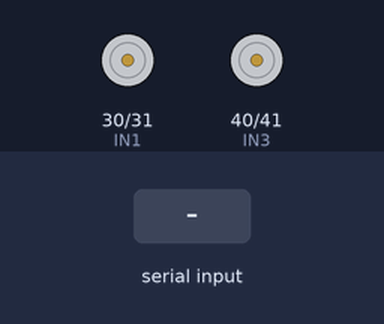
Bench run of a sketch on a simulated Arduino Mega 2560, built with avr-gcc and run on an emulated ATmega2560. On the bench: motor-driver pin pairs drawn as motors (green arrow = first pin HIGH = forward, orange = second pin HIGH = backward, longer = more drive, scaled by the enable pin). Inputs (shaded band) come from the test bench. What the sketch prints to the serial monitor is not drawn.

Above: at 1.2 s.
1.3 s: "T" received over Serial
At 1.6 s:
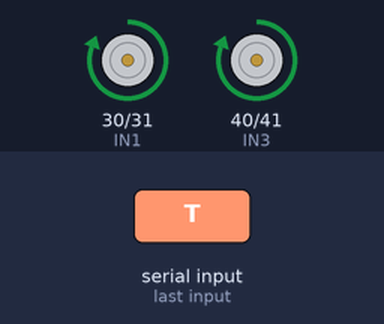
At 8.6 s:
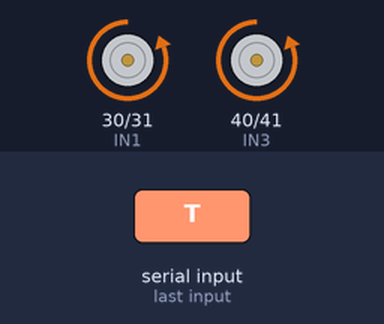
Timing chart, 0 to 10.8 s (numbered marks = the images above; inputs shaded):
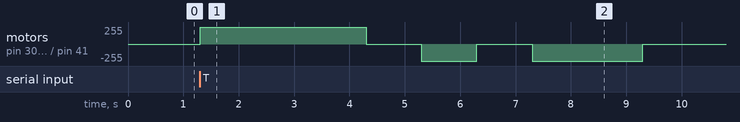

Measured:
- after the input at 1.3 s, motor on pin 30 (IN1) / pin 31 (IN2), motor on pin 40 (IN3) / pin 41 (IN4): stopped → forward 255/255 at once, → stopped 3.0 s later, → backward 255/255 1.0 s later, → stopped 1.0 s later, … (6 changes in this stretch)

The sketch:

CW_CWW_STOP_N30_MOTORLOCK_Safe_period_of_use.ino
```cpp
#define ENA 10
#define ENB 11
#define IN1 30
#define IN2 31
#define IN3 40
#define IN4 41

int a = 255;

void setup() {
  pinMode(ENA, OUTPUT);
  pinMode(ENB, OUTPUT);
  pinMode(IN1, OUTPUT);
  pinMode(IN2, OUTPUT);
  pinMode(IN3, OUTPUT);
  pinMode(IN4, OUTPUT);

  Serial.begin(9600);
  Serial.print("type T >>> TEST\n");
}

void TEST()
{
  int cnt = 0;

  while(cnt < 1000){
    CW();
    delay(3000);
    STOP();
    delay(1000);
    CCW();
    delay(1000);
    STOP();
    delay(1000);
    CCW();
    delay(2000);
    STOP();
    delay(5000);

    cnt = cnt + 1;
    Serial.println(cnt);
  }
}

void CW()
{
  digitalWrite(IN1, HIGH);
  digitalWrite(IN2, LOW);
  digitalWrite(IN3, HIGH);
  digitalWrite(IN4, LOW);
  analogWrite(ENA, a);
  analogWrite(ENB, a);
}

void CCW()
{
  digitalWrite(IN1, LOW);
  digitalWrite(IN2, HIGH);
  digitalWrite(IN3, LOW);
  digitalWrite(IN4, HIGH);
  analogWrite(ENA, a);
  analogWrite(ENB, a);
}

void STOP()
{
  digitalWrite(IN1, LOW);
  digitalWrite(IN2, LOW);
  digitalWrite(IN3, LOW);
  digitalWrite(IN4, LOW);
}

void loop() {
  char input;

  while (Serial.available()) {
    input = Serial.read();

    if (input == 'T') {
      TEST();
    }
  }
}
```
